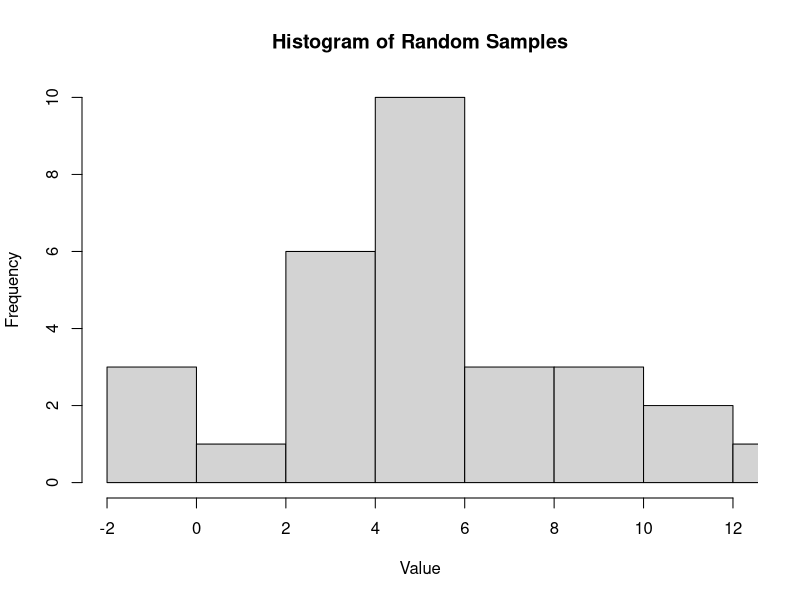

Here is the R script that generated this plot:
### Stats with R Exercise sheet 1

## This exercise sheet contains the exercises that you will need to complete and
## submit by 23:55 on Saturday, October 25. Write the code below the questions.
## If you need to provide a written answer, comment this out using a hashtag (#).
## Submit your homework via cms
## You are required to work together in your assignment group (3 students, same tutorial) # nolint: line_length_linter.
## You need to provide a serious attempt at solving each exercise in order to have
## the assignment graded as complete, please do not leave out subquestions and
## make sure the code is executable!

## Many of the things on this exercise sheet have not been discussed in class.
## The answers will therefore not be on the slides. You are expected to find
## the answers using the help function in R, in the textbooks and online. If you
## get stuck on these exercises, remember: Google is your friend. You are not
## allowed to use chatGPT or other AI engines.
## If you have any questions, you can ask these during the tutorial, or use the
## cms discussion board for the course.


###############
### Exercise 3: Normal distribution generation
###############

## a) Use the random sampling function in R to generate 30 random samples from
##    a normal distribution with mean 6 and standard deviation 4, and draw a
##    histogram based on this sample.
##    Repeat 5 times. Set the range of the x-axis between -2 to 12 using xlim.
##    Fix the number of breaks to 11 using breaks
set.seed(43)

samples <- rnorm(30, mean = 6, sd = 4)
hist(samples, xlim = c(-2, 12), breaks = 11, main = "Histogram of Random Samples", xlab = "Value", ylab = "Frequency")

##  b)  What do you observe in a?
print("a")


###############
### Exercise 4: data exploration and  histograms
###############
## In this exercise, we will deal with data from a package.

## a) Install the package "languageR" and load it.

## b) Specifically, we will deal with the dataset 'lexdec'.
##    This dataset should be available to you once you've loaded languageR.
##    Find out what experiment the data comes from

## c) Inspect 'lexdec'. Look at the head, tail,
##    and summary.

## d) What do head and tail show you?

## e) Look at the first 15 rows of the data.frame

## f) The file contains multiple observations for each participant. Create a
##   subset only including subject number S and assign it to S
##   How many observations are there for this participant, i.e. how many rows
##   are in your subset?

## g) looking at the summary of S, what can you find out about the demographic
##    parameters of this participant?

## h) Create a histogram (using hist()) of "RT" (logarithm of reaction time)
##    for S

## i) Create a kernel density plot for this data using density()

## j) What is the difference between the two?

## k) Is this data likely from a normal distribution? How would you check ?
##    (describe in words, remember to comment out text)

## l) Looking at the graph, do you think the data is skewed? In which direction?

#############################################
### Exercise 5: Dataframes and boxplots
#############################################
# A researcher is interested in the way children tell stories. More specifically,
# she wants to know how often children use 'and then'. She asks 26 children to
# tell her a story, and counts the number of times they use 'and then'.
# The data follow:

# 18	15	18	19	23	17	18	24	17	14	16	16	17	21	22	18	20	21	20	20
# 16	17	17	18	20	26


## a) What measurement scale is this data? Is it discrete or continuous? Explain
##    in one sentence why.

## b) The researcher is also interested in whether story telling is related to
##    their reading habits. As a proxy, she asked the children, whether they have
##    a library card. The following line codes that the first 13 observations are
##    from children with library card (Y) and the remaining 13 from children
##    without (N). What measurements scale does this variable have?
lib <- c(rep("Y", 13), rep("N", 13))

## c) You will now create a dataframe of this data. Start by creating a vector
##    with participant IDs. Your vector should be named 'pid', and your
##    participants should be labeled from 1 to 26

## d) Next, create a vector containing all the observations. Name this vector 'obs'.

## e) Create a dataframe including pid, obs and lib. Assign this to 'stories'.

## f) Take a look at the summary of your dataframe, and at the classes of your
##    columns. What class are the variable 'pid' and 'lib'?

## g) Change the class of 'pid' and 'lib' to factor. Why is factor a better
##     class for these variables? (answer for both separately)

## h) Create a boxplot of obs for the two lib groups

## i) Are there outliers in one of the lib groups?

## j) Which group shows the larger interquartile range?

## k) Which one has the  greater overall range?

## l) What is a whisker? Why is the upper whisker of group "Y" so short?

## m) Compare the median of group Y with the mean - which one is plotted in your
##    boxplot? Why are they different?
